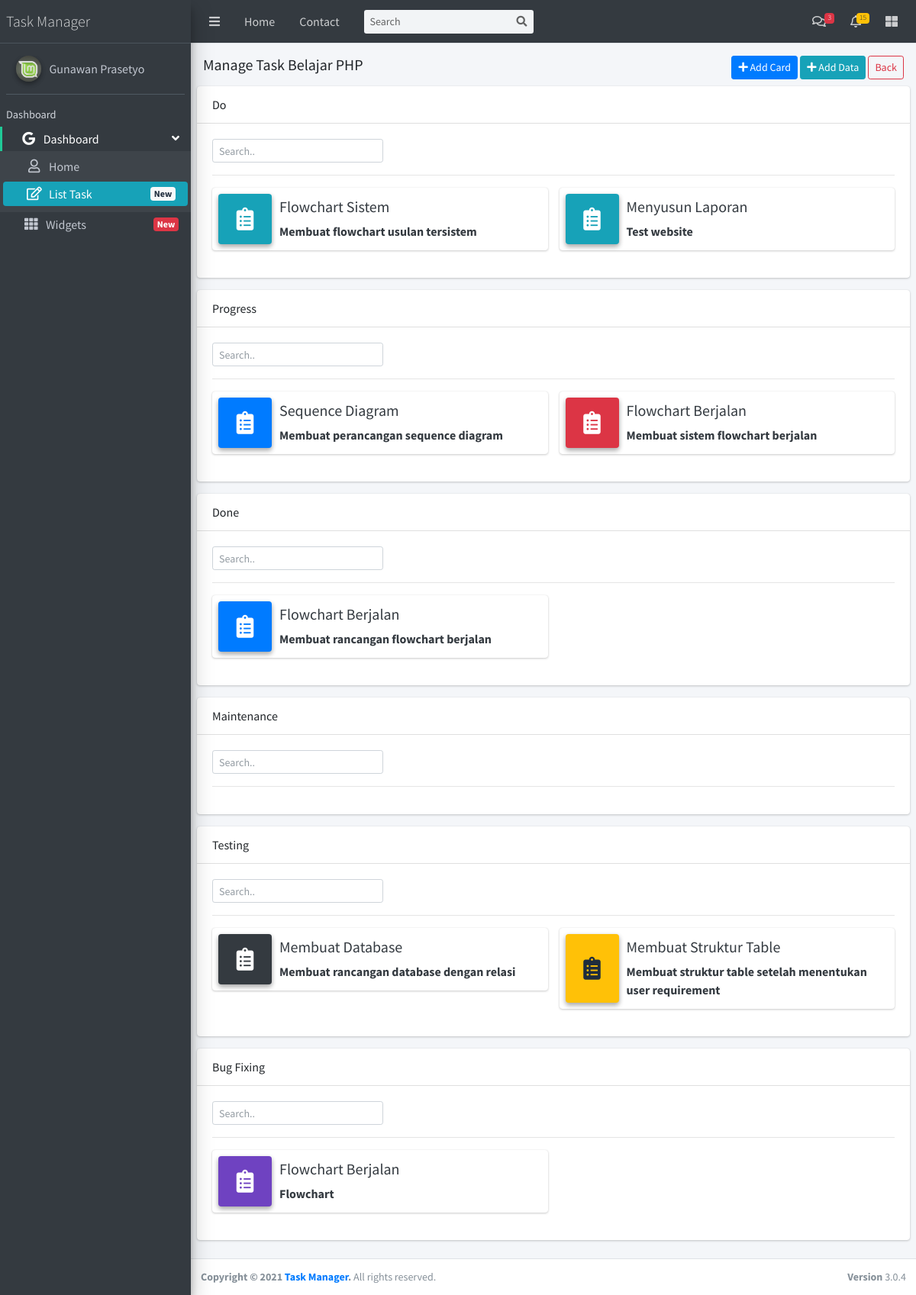
The page /Task/manage_task.php?kodetsk=TS001 on the database its author committed.
### tables this page shows
CREATE TABLE `task` (
  `id_task` int(11) NOT NULL,
  `kode_task` varchar(255) NOT NULL,
  `nama_task` varchar(255) NOT NULL,
  `isi_task` varchar(255) NOT NULL,
  `jenis_task` varchar(255) NOT NULL,
  `time_task` varchar(255) NOT NULL
);

### Task/manage_task.php (the view, shortened to what this page needs)
<?php $menu = "List Task"; ?>
<?php include "../header.php"; ?>
<div class="content-wrapper p-2">
    <div class="row p-2">
    <?php
        $sqljudul = mysqli_query($koneksi, "SELECT * FROM task WHERE kode_task='$_GET[kodetsk]' AND jenis_task='Task List'");
        $judul = mysqli_fetch_array($sqljudul)
    ?>
        <div class="text-left col-md-6">
            <h5>Manage Task <?= $judul['nama_task']; ?><h5>
        </div>
        <div class="text-right col-md-6">
            <a href="#" class="btn btn-primary btn-sm" data-toggle="modal" data-target="#myModal2"><i class="fas fa-plus"></i> Add Card</a>
            <a href="#" class="btn btn-info btn-sm" data-toggle="modal" data-target="#mngmodal"><i class="fas fa-plus"></i> Add Data</a>
            <a href="list_task.php" class="btn btn-sm btn-outline-danger">Back</a>
        </div>
    </div>
    <?php
        $sqlmng = mysqli_query($koneksi, "SELECT * FROM task WHERE kode_task='$_GET[kodetsk]' AND NOT jenis_task='Task List' GROUP BY jenis_task DESC ORDER BY id_task ASC");
        while($mng = mysqli_fetch_array($sqlmng)){
    ?>
    <div class="card">
        <div class="card-header"><?= $mng['jenis_task']; ?></div>
        <div class="card-body">
            <input class="col-md-3 form-control mb-2 form-control-sm" id="myInput<?= $mng['jenis_task']; ?>" type="text" placeholder="Search..">
            <hr>
            <div class="row" id="myDIV<?= $mng['jenis_task']; ?>">
                <?php
                    $qtsk    = "SELECT * FROM task WHERE jenis_task='$mng[jenis_task]' AND kode_task='$_GET[kodetsk]'";
                    $mngtsk  = mysqli_query($koneksi,$qtsk);
                    while ($rowtask = mysqli_fetch_array($mngtsk)) {
                    if($rowtask['nama_task']==NULL){ ?>
                    <?php }else{
                        $uniq    = '1234567';
                        $nouniq  = str_shuffle($uniq);
                        $random  = substr($nouniq, 0,1);
                        $bg      = array("","info","primary","dark","danger","purple","teal","warning");
                    ?>
                        <a class="col-md-6 text-dark" href="#" id="key" data-toggle="modal" data-target="#myModal1<?= $rowtask['id_task'] ?>">
                            <div class="info-box">
                                <span class="info-box-icon bg-<?= $bg[$random]; ?> elevation-2"><i class="fas fa-clipboard-list"></i></span>
                                <div class="info-box-content">
                                    <span class="info-box-text h5"><?= $rowtask['nama_task']; ?></span>
                                    <span class="info-box-number"><?= $rowtask['isi_task']; ?></span>
                                </div>
                            </div>
                        </a>
                    <?php } ?>
                <?php } ?>
            </div>
        </div>
    </div>
    <?php } ?>
</div>
<?php include "../footer.php"; ?>

### header.php (shortened to what this page needs)
<!DOCTYPE html>
<html lang="en">
<?php if($menu=='Task' || $menu=='List Task'){?>
<head>
  <link rel="stylesheet" href="../plugins/fontawesome-free/css/all.min.css">
  <link rel="stylesheet" href="../https://code.ionicframework.com/ionicons/2.0.1/css/ionicons.min.css">
  <link rel="stylesheet" href="../plugins/datatables-bs4/css/dataTables.bootstrap4.min.css">
  <link rel="stylesheet" href="../plugins/datatables-responsive/css/responsive.bootstrap4.min.css">
  <link rel="stylesheet" href="../dist/css/adminlte.min.css">
  <link rel="stylesheet" href="../plugins/sweetalert2-theme-bootstrap-4/bootstrap-4.min.css">
  <link rel="stylesheet" href="../plugins/toastr/toastr.min.css">
</head>
<?php } ?>
<body class="hold-transition sidebar-mini layout-fixed layout-navbar-fixed">
<div class="wrapper">
  <nav class="main-header navbar navbar-expand navbar-dark navbar-light">
    <ul class="navbar-nav">
      <li class="nav-item">
        <a class="nav-link" data-widget="pushmenu" href="#" role="button"><i class="fas fa-bars"></i></a>
      </li>
      <li class="nav-item d-none d-sm-inline-block">
        <a href="index3.html" class="nav-link">Home</a>
      </li>
      <li class="nav-item d-none d-sm-inline-block">
        <a href="#" class="nav-link">Contact</a>
      </li>
    </ul>
    <form class="form-inline ml-3">
      <div class="input-group input-group-sm">
        <input class="form-control form-control-navbar" type="search" placeholder="Search" aria-label="Search">
        <div class="input-group-append">
          <button class="btn btn-navbar" type="submit">
            <i class="fas fa-search"></i>
          </button>
        </div>
      </div>
    </form>
    <ul class="navbar-nav ml-auto">
      <li class="nav-item dropdown">
        <a class="nav-link" data-toggle="dropdown" href="#">
          <i class="far fa-comments"></i>
          <span class="badge badge-danger navbar-badge">3</span>
        </a>
      </li>
      <li class="nav-item dropdown">
        <a class="nav-link" data-toggle="dropdown" href="#">
          <i class="far fa-bell"></i>
          <span class="badge badge-warning navbar-badge">15</span>
        </a>
      </li>
      <li class="nav-item">
        <a class="nav-link" data-widget="control-sidebar" data-slide="true" href="#" role="button"><i
            class="fas fa-th-large"></i></a>
      </li>
    </ul>
  </nav>
  <aside class="main-sidebar sidebar-dark-teal elevation-4">
    <a href="index3.html" class="brand-link">
      <span class="brand-text font-weight-light">Task Manager</span>
    </a>
    <div class="sidebar">
      <div class="user-panel mt-3 pb-3 mb-3 d-flex">
        <div class="image">
        <?php if($menu=='Task' || $menu=='List Task'){ ?>
          <img src="../dist/img/linux1.jpg" class="img-circle elevation-2" alt="User Image">
        <?php }else{ ?>
          <img src="dist/img/linux1.jpg" class="img-circle elevation-2" alt="User Image">
        <?php } ?>
        </div>
        <div class="info">
          <a href="#" class="d-block">Gunawan Prasetyo</a>
        </div>
      </div>
      <nav class="mt-2">
        <ul class="nav nav-pills nav-sidebar flex-column nav-legacy nav-compact" data-widget="treeview" role="menu" data-accordion="false">
          <li class="nav-header">Dashboard</li>
          <li class="nav-item has-treeview menu-open">
            <a href="#" class="nav-link active">
              <i class="nav-icon fab fa-google"></i>
              <p>
                Dashboard
                <i class="right fas fa-angle-left"></i>
              </p>
            </a>
            <ul class="nav nav-treeview p-1">
              <li class="nav-item mb-1">
                <a href="../index.php" class="nav-link <?= $menu == "Index" ? 'bg-info rounded' : '' ?>">
                  <i class="far fa-user nav-icon"></i>
                  <p>Home</p>
                </a>
              </li>
              <li class="nav-item mb-1">
                <?php if($menu=='Task' || $menu=='Index'){?>
                  <a href="Task/list_task.php" class="nav-link <?= $menu == "Task" || $menu == "List Task" ? 'bg-info rounded' : '' ?>">
                <?php }elseif($menu=='List Task'){?>
                  <a href="list_task.php" class="nav-link <?= $menu == "Task" || $menu == "List Task" ? 'bg-info rounded' : '' ?>">
                <?php } ?>
                  <i class="far fa-edit nav-icon"></i>
                  <p>List Task<span class="right badge badge-light">New</p>
                </a>
              </li>
            </ul>
          </li>
          <li class="nav-item">
            <a href="pages/widgets.html" class="nav-link">
              <i class="nav-icon fas fa-th"></i>
              <p>
                Widgets
                <span class="right badge badge-danger">New</span>
              </p>
            </a>
          </li>
        </ul>
      </nav>
    </div>
  </aside>

### footer.php (shortened to what this page needs)
  <footer class="main-footer text-sm">
    <strong>Copyright &copy; <?= date('Y') ?> <a href="http://github.com/IDGunawan411/Task_Manager">Task Manager</a>.</strong>
        All rights reserved.
    <div class="float-right d-none d-sm-inline-block">
      <b>Version</b> 3.0.4
    </div>
  </footer>
</div>
</body>
</html>

### rows shown on the page
task: nama_task "Belajar PHP"
task: jenis_task "Do"
task: nama_task "Flowchart Sistem", isi_task "Membuat flowchart usulan tersistem"
task: nama_task "Menyusun Laporan", isi_task "Test website"
task: jenis_task "Progress"
task: nama_task "Sequence Diagram", isi_task "Membuat perancangan sequence diagram"
task: nama_task "Flowchart Berjalan", isi_task "Membuat sistem flowchart berjalan"
task: jenis_task "Done", nama_task "Flowchart Berjalan", isi_task "Membuat rancangan flowchart berjalan"
task: jenis_task "Maintenance"
task: jenis_task "Testing", nama_task "Membuat Database", isi_task "Membuat rancangan database dengan relasi"
task: nama_task "Membuat Struktur Table", isi_task "Membuat struktur table setelah menentukan user requirement"
task: jenis_task "Bug Fixing"
task: nama_task "Flowchart Berjalan", isi_task "Flowchart"
